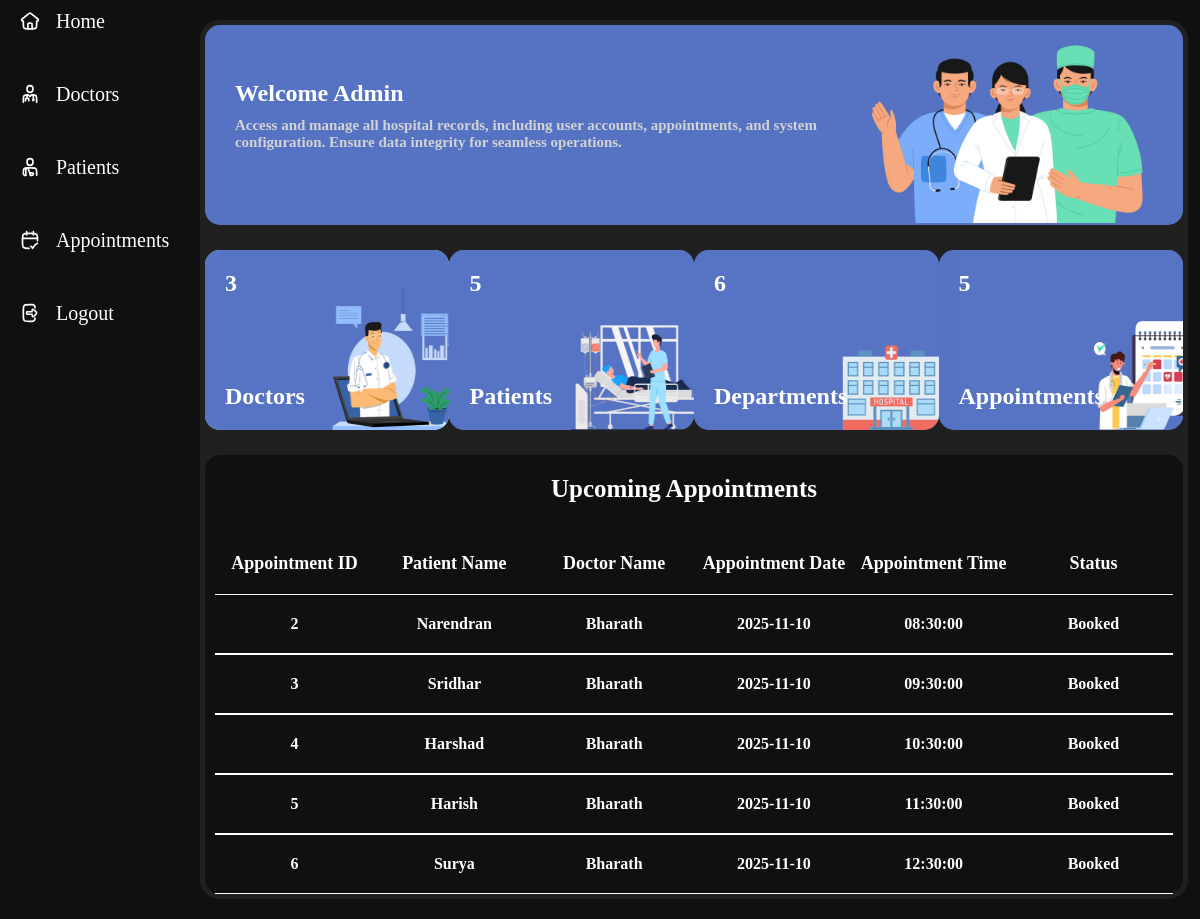
Page /admin_dashboard on the committed database.
### tables this page shows
CREATE TABLE APPOINTMENTS(
    APPOINTMENT_ID INTEGER PRIMARY KEY AUTOINCREMENT,
    PATIENT_ID INTEGER,
    PATIENT_NAME TEXT,
    DOC_ID INTEGER,
    DOC_NAME TEXT,
    APPOINTMENT_DATE DATE,
    APPOINTMENT_TIME TIME,
    STATUS TEXT,
    FOREIGN KEY (PATIENT_ID) REFERENCES PATIENTS (PATIENT_ID),
    FOREIGN KEY (DOC_ID) REFERENCES DOCTORS (DOC_ID)
);

### app.py (the view)
@app.route('/admin_dashboard')
def admin_dashboard():
    doctor,user,dept,pat,app=count()
    tab=admintabledata()
    return render_template("admin/dashboard.html",doctor=doctor,user=user,dept=dept,pat=pat,app=app,tab=tab)

### app.py (called while the page is built)
def count():
    con=sqlite3.connect(database)
    cur=con.cursor()
    cur.execute('SELECT COUNT(*)FROM DOCTORS')
    doccount=cur.fetchone()[0]
    cur.execute('SELECT COUNT(*)FROM USERS')
    usercount=cur.fetchone()[0]
    cur.execute('SELECT COUNT(*)FROM DEPARTMENT')
    deptcount=cur.fetchone()[0]
    cur.execute('SELECT COUNT(*)FROM PATIENTS')
    patcount=cur.fetchone()[0]
    cur.execute("SELECT COUNT(*)FROM APPOINTMENTS WHERE STATUS='Booked'")
    appcount=cur.fetchone()[0]
    con.close()
    return doccount, usercount, deptcount, patcount,appcount

def admintabledata():
    con=sqlite3.connect(database)
    cur=con.cursor()
    cur.execute("SELECT APPOINTMENT_ID,PATIENT_NAME,DOC_NAME,APPOINTMENT_DATE,APPOINTMENT_TIME FROM APPOINTMENTS WHERE STATUS='Booked'")
    tab=cur.fetchall()
    con.close()
    return tab

### Templates/admin/dashboard.html (shortened to what this page needs)
<!DOCTYPE html>
<html lang="en">
<head>
    <link rel="stylesheet" href="{{ url_for('static', filename='css/admindash.css') }}">
</head>
<body>
    <section class="main">
        <div class="navbar">
            <div class="icon">
                <img src="{{ url_for('static',filename='icons/home.svg')}}" alt="">
                <a href="/admin_dashboard">Home</a>
            </div>
            <div class="icon">
                <img src="{{ url_for('static',filename='icons/doc.svg')}}" alt="">
                <a href="/doctor_list">Doctors</a>
            </div>
            <div class="icon">
                <img src="{{ url_for('static',filename='icons/patient.svg')}}" alt="">
                <a href="/patient_list">Patients</a>
            </div>
            <div class="icon">
                <img src="{{ url_for('static',filename='icons/app.svg')}}" alt="">
                <a href="/appointment_list">Appointments</a>
            </div>
            <div class="icon">
                <img src="{{ url_for('static',filename='icons/logout.svg')}}" alt="">
                <a href="/">Logout</a>
            </div>
        </div>
        <div class="view">
            <div class="welcome">
                <div class="text">
                    <h1>Welcome Admin</h1>
                    <h2>Access and manage all hospital records, including user accounts, appointments, and system<br>configuration. Ensure data integrity for seamless operations.</h2>
                </div>
                <img src="{{ url_for('static',filename='images/docbg.jpg')}}" alt="">
            </div>
            <div class="boxes">
                <div class="box" style="background-color: #d7f3fe;">
                    <h1>{{doctor}}</h1>
                    <h2>Doctors</h2>
                    <img src="{{ url_for('static',filename='images/doctor.png')}}" alt="">
                </div>
                <div class="box">
                    <h1>{{pat}}</h1>
                    <h2>Patients</h2>
                    <img src="{{ url_for('static',filename='images/patient.png')}}" alt="">
                </div>
                <div class="box">
                    <h1>{{dept}}</h1>
                    <h2>Departments</h2>
                    <img src="{{ url_for('static',filename='images/dept.png')}}" alt="">
                </div>
                <div class="box">
                    <h1>{{app}}</h1>
                    <h2>Appointments</h2>
                    <img src="{{ url_for('static',filename='images/appointment.png')}}" style="padding-left: 20px;" alt="">
                </div>
            </div>
            <div class="appointments">
                <h1 id="hmm" style="margin-bottom: 20px;">Upcoming Appointments</h1>
                <div class="titlee">
                    <div class="app">
                        <h1>Appointment ID</h1>
                    </div>
                    <div class="patient">
                        <h1>Patient Name</h1>
                    </div>
                    <div class="doc">
                        <h1>Doctor Name</h1>
                    </div>
                    <div class="appdate">
                        <h1>Appointment Date</h1>
                    </div>
                    <div class="appt">
                        <h1>Appointment Time</h1>
                    </div>
                    <div class="stat">
                        <h1>Status</h1>
                    </div>
                </div>
                {% for i in tab%}
                <div class="title">
                    <div class="app">
                        <h1>{{i[0]}}</h1>
                    </div>
                    <div class="patient">
                        <h1>{{i[1]}}</h1>
                    </div>
                    <div class="doc">
                        <h1>{{i[2]}}</h1>
                    </div>
                    <div class="appdate">
                        <h1>{{i[3]}}</h1>
                    </div>
                    <div class="appt">
                        <h1>{{i[4]}}</h1>
                    </div>
                    <div class="stat">
                        <h1>Booked</h1>
                    </div>
                </div>
                {% endfor %}
            </div>
        </div>
    </section>
</body>
</html>

### Static/css/admindash.css (style rules this page uses)
* { margin: 0; padding: 0; }
.main { width: 100%; min-height: 100vh; background-color: #101010; display: flex; align-items: center; }
.navbar { width: 200px; height: 125vh; background-color: #101010; position: fixed; }
.navbar h1, a { color: white; font-family: 'sfpror'; font-size: 20px; text-decoration: none; }
.icon { display: flex; align-items: center; margin-top: 40px; gap: 1em; padding-left: 20px; padding-top: 10px; }
.icon img { width: 20px; }
.view { width: calc(99% - 200px); margin-top: 20px; margin-bottom: 20px; background-color: #202021; border-radius: 20px; margin-left: 200px; overflow-y: scroll; overflow-x: hidden; scrollbar-width: none; display: flex; align-items: center; flex-direction: column; }
.welcome { width: 99%; margin-top: 5px; height: 200px; overflow: hidden; background-color: #5672c2; border-radius: 15px; display: flex; justify-content: space-between; align-items: center; }
.text { width: 700px; }
.welcome img { width: 30%; padding-right:30px ; }
.welcome h1 { color: white; font-family: 'sfprob'; padding-left: 30px; }
.welcome h2 { font-family: 'sfpror'; color: rgb(211, 211, 211); font-size: 15px; padding-top: 10px; padding-left: 30px; }
.boxes { width: 99%; display: flex; justify-content: space-between; margin-top: 25px; }
.boxes h1,h2 { color: white; font-family: 'sfpror'; padding: 20px; z-index: 99999; }
.box { width: 265px; height: 180px; background-color: #f55a00; background-color: #5672c2; border-radius: 15px; display: flex; flex-direction: column; justify-content: space-between; overflow: hidden; position: relative; }
.box img { position: absolute; width: 100%; height: 100%; }
.appointments { width: 99%; min-height: 300px; background-color: #f55a00; background-color: #101010; margin-top: 25px; border-radius: 15px; margin-bottom: 5px; display: flex; flex-direction: column; justify-content: center; align-items: center; }
#hmm { color: white; font-family: 'sfprob'; font-size: 25px; padding-right: 20px; padding-top: 20px; }
.titlee { width: 98%; display: flex; justify-content: space-between; padding-bottom: 20px; }
.titlee > div { flex: 1; text-align: center; }
.titlee h1 { font-family: 'sfpror'; font-size: 18px; color:white; padding-top: 30px; }
.title { width: 98%; display: flex; justify-content: space-between; border-top: 1px solid white; border-bottom: 1px solid white; cursor: pointer; }
.title > div { flex: 1; text-align: center; }
.title h1 { font-family: 'sfpror'; font-size: 16px; color:white; padding-top: 20px; padding-bottom: 20px; }

### rows in the picture
APPOINTMENTS: APPOINTMENT_ID "2", PATIENT_NAME "Narendran", DOC_NAME "Bharath", APPOINTMENT_DATE "2025-11-10", APPOINTMENT_TIME "08:30:00"
APPOINTMENTS: APPOINTMENT_ID "3", PATIENT_NAME "Sridhar", DOC_NAME "Bharath", APPOINTMENT_DATE "2025-11-10", APPOINTMENT_TIME "09:30:00"
APPOINTMENTS: APPOINTMENT_ID "4", PATIENT_NAME "Harshad", DOC_NAME "Bharath", APPOINTMENT_DATE "2025-11-10", APPOINTMENT_TIME "10:30:00"
APPOINTMENTS: APPOINTMENT_ID "5", PATIENT_NAME "Harish", DOC_NAME "Bharath", APPOINTMENT_DATE "2025-11-10", APPOINTMENT_TIME "11:30:00"
APPOINTMENTS: APPOINTMENT_ID "6", PATIENT_NAME "Surya", DOC_NAME "Bharath", APPOINTMENT_DATE "2025-11-10", APPOINTMENT_TIME "12:30:00"

### other values in the picture
{{ doctor }} "3"
{{ pat }} "5"
{{ dept }} "6"
{{ app }} "5"
